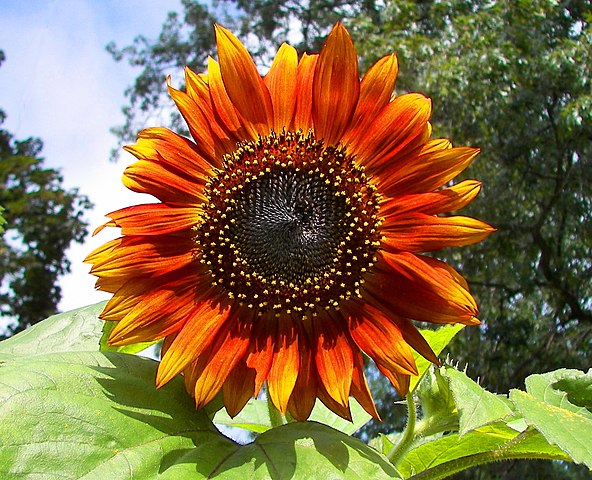
#> input picture 592px-Red_sunflower.jpg, 592 x 480 px, given in place of Naruchiha_SAO_01_mHD.mp4, which was not available
$ jupyter execute CV2.ipynb
#> lines starting #> are read from the running program, lines starting #| are printed output that depends on the picture; after the words box and inside, x2 and y2 are one past the last pixel; in counts of white or black regions, pixels touching at a corner belong together; pictures that were not available may be replaced by others from this repository, and a replacement may not be noted
[cell 1]
import pymongo
import cv2
import numpy as np

[cell 2]
img = cv2.imread("index.jpg")
cv2.imshow("Gambar 1",img)
cv2.waitKey(0)

[cell 3]
cap=cv2.VideoCapture("Naruchiha_SAO_01_mHD.mp4")
cap.set(3,640)
cap.set(4,480)
cap.set(10,1000)
cv2.waitKey(1)
while True:
    success,img=cap.read()
#> img is the input picture: shape (480, 592, 3); mean B, G, R 70.7, 111.5, 135.9
    cv2.imshow("Video",img)
    if cv2.waitKey(1) & 0xFF==ord("q"):
#> (key q is pressed here)
        break

[cell 4]
imgresized=cv2.resize(img,(800,600))
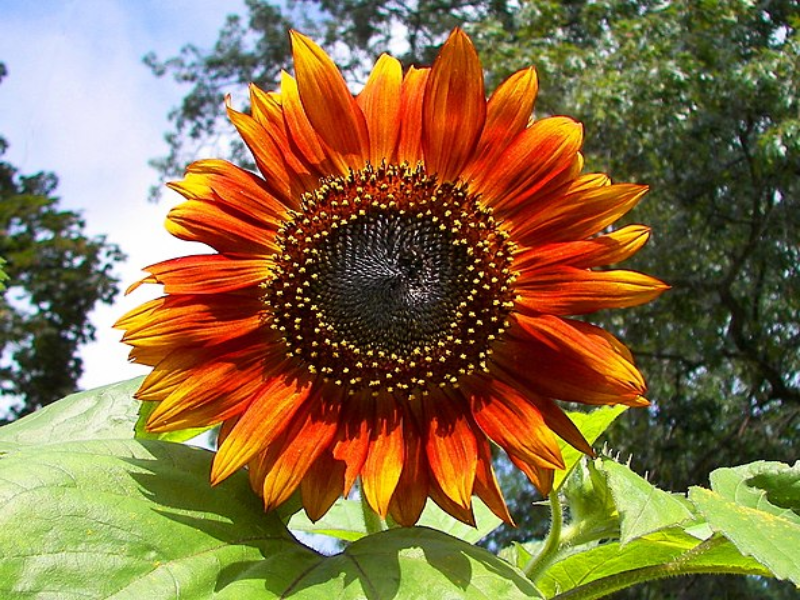
#> imgresized: shape (600, 800, 3); mean B, G, R 70.6, 111.4, 135.8
cv2.imshow("Gambar 1",img)
cv2.imshow("Gambar 2",imgresized)
cv2.waitKey(0)

[cell 5]
imggray=cv2.cvtColor(img,cv2.COLOR_BGR2GRAY)
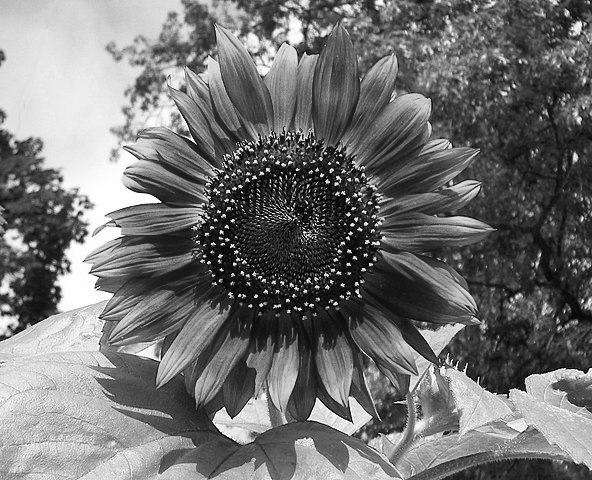
#> imggray: shape (480, 592); min 0, max 255, mean 114.2
cv2.imshow("gray",imggray)
cv2.waitKey(0)

[cell 6]
imgblur=cv2.GaussianBlur(img,(111,111),2)
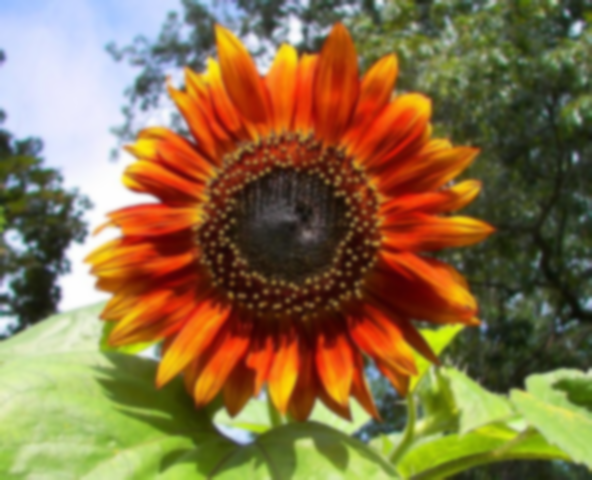
#> imgblur: shape (480, 592, 3); mean B, G, R 70.7, 111.5, 135.9
cv2.imshow("blur",imgblur)
cv2.waitKey(0)

[cell 7]
imgcanny=cv2.Canny(img,150,200)
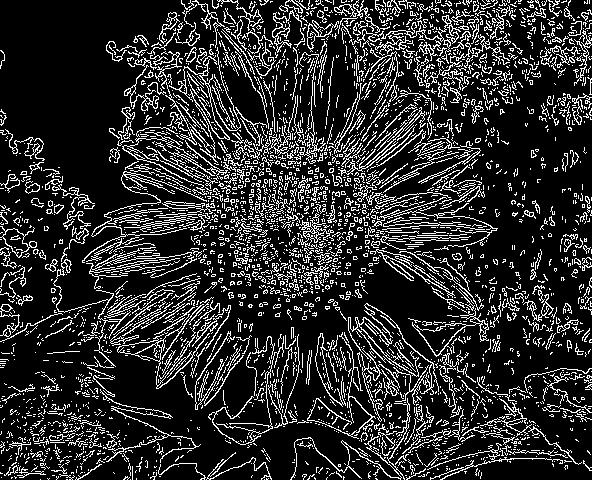
#> imgcanny: shape (480, 592); 17.5% white in thin lines or dots
# [4 lines of commented-out code are left out]
kernel=np.ones((5,5),np.uint8)
imgDilation=cv2.dilate(imgcanny,kernel,iterations=1)
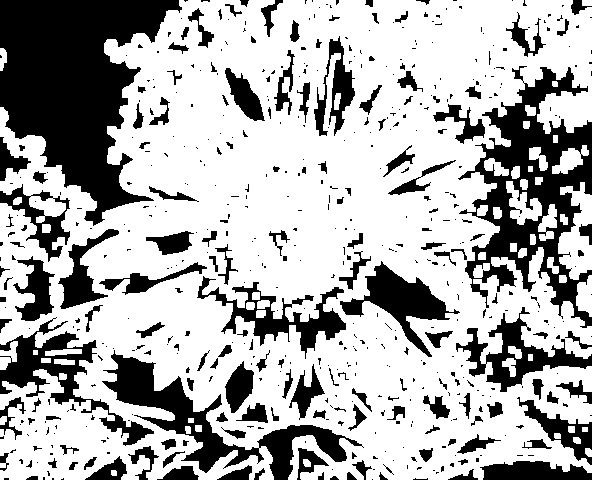
#> imgDilation: shape (480, 592); 69.1% white; 566 black regions (403 under 20 px), largest, box (x1, y1, x2, y2) and area: (0, 0, 182, 226) 22094, (458, 66, 592, 328) 13475, (102, 350, 364, 480) 7224
cv2.imshow("imgDilation",imgDilation)
cv2.imshow("imgcanny",imgcanny)
# [4 lines of commented-out code are left out]
cv2.waitKey(0)

[cell 8]
img=np.zeros((512,512),np.uint8)+0.142414
img2=np.zeros((512,512,3),np.uint8)
img3=np.zeros((256,512))
cv2.imshow("img",img)
#cv2.imshow("img2",img2)
cv2.imshow("img3",img3)
#cv2.waitKey(0)
img2[:256,:256]=255,0,0
img2[256:,256:]=0,255,0
img2[:256,256:]=0,0,255
img2[256:,:256]=150,10,200
cv2.imshow("img2",img2)
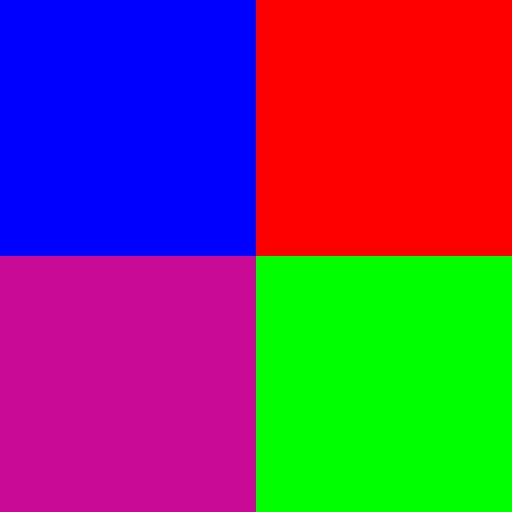
#> window 'img2': shape (512, 512, 3); mean B, G, R 101.2, 66.2, 113.8
cv2.waitKey(0)
